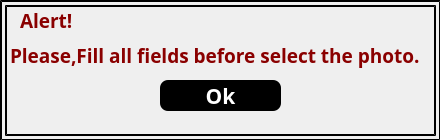
<?xml version="1.0" encoding="UTF-8"?>
<ui version="4.0">
 <class>Form</class>
 <widget class="QWidget" name="Form">
  <property name="geometry">
   <rect>
    <x>0</x>
    <y>0</y>
    <width>440</width>
    <height>140</height>
   </rect>
  </property>
  <property name="windowTitle">
   <string>Form</string>
  </property>
  <widget class="QPushButton" name="OkButton">
   <property name="geometry">
    <rect>
     <x>160</x>
     <y>80</y>
     <width>121</width>
     <height>31</height>
    </rect>
   </property>
   <property name="font">
    <font>
     <family>Segoe Print</family>
     <pointsize>16</pointsize>
     <weight>75</weight>
     <bold>true</bold>
    </font>
   </property>
   <property name="styleSheet">
    <string notr="true">QPushButton {
    color: white; /* لون النص */
    
	
	background-color: rgb(0, 0, 0);
    border-radius: 8px; /* تدوير الحواف (اختياري) */
    padding: 5px; /* مسافة داخلية */
}

QPushButton:hover {
    ; /* لون الخلفية عند التمرير */
	background-color:white;
    color: black; /* لون النص */
}





</string>
   </property>
   <property name="text">
    <string>Ok</string>
   </property>
  </widget>
  <widget class="QLabel" name="MessageLabel">
   <property name="geometry">
    <rect>
     <x>20</x>
     <y>10</y>
     <width>81</width>
     <height>20</height>
    </rect>
   </property>
   <property name="font">
    <font>
     <family>Segoe Print</family>
     <pointsize>14</pointsize>
     <weight>75</weight>
     <bold>true</bold>
    </font>
   </property>
   <property name="styleSheet">
    <string notr="true">
color: rgb(138, 0, 0);</string>
   </property>
   <property name="text">
    <string>Alert!</string>
   </property>
  </widget>
  <widget class="QLabel" name="label_2">
   <property name="geometry">
    <rect>
     <x>10</x>
     <y>40</y>
     <width>411</width>
     <height>31</height>
    </rect>
   </property>
   <property name="font">
    <font>
     <family>Segoe Print</family>
     <pointsize>14</pointsize>
     <weight>75</weight>
     <bold>true</bold>
    </font>
   </property>
   <property name="styleSheet">
    <string notr="true">
color: rgb(138, 0, 0);</string>
   </property>
   <property name="text">
    <string>Please,Fill all fields before select the photo.</string>
   </property>
  </widget>
  <widget class="QLabel" name="label_17">
   <property name="geometry">
    <rect>
     <x>0</x>
     <y>0</y>
     <width>441</width>
     <height>141</height>
    </rect>
   </property>
   <property name="styleSheet">
    <string notr="true">
border-radius: 105px;

 border: 7px double black;

background-color:none;
border-color: rgb(0, 0, 0);
   
          
</string>
   </property>
   <property name="text">
    <string/>
   </property>
   <property name="scaledContents">
    <bool>true</bool>
   </property>
  </widget>
  <zorder>MessageLabel</zorder>
  <zorder>label_2</zorder>
  <zorder>label_17</zorder>
  <zorder>OkButton</zorder>
 </widget>
 <resources/>
 <connections/>
</ui>
